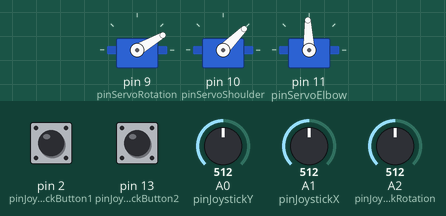
Bench run of a sketch on a simulated Arduino Uno, built with avr-gcc and run on an emulated ATmega328P. On the bench: 3 × servo. The test bench sets the inputs (shaded band); at power-on: A0 (pinJoystickY) = 512, A1 (pinJoystickX) = 512, A2 (pinJoystickRotation) = 512, pin 2 (pinJoystickButton1) HIGH, pin 13 (pinJoystickButton2) HIGH. EEPROM starts erased.

Above: at 3.1 s.
3.2 s: A0 (pinJoystickY) set to 716
At 6.12 s:
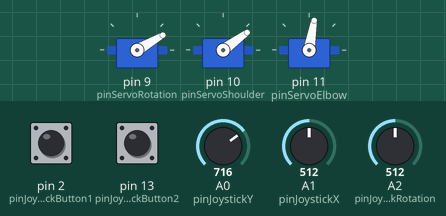
6.2 s: A1 (pinJoystickX) set to 716
9.2 s: A2 (pinJoystickRotation) set to 716
At 9.44 s:
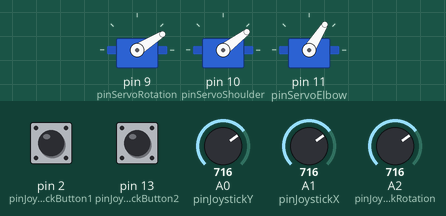
At 10.64 s:
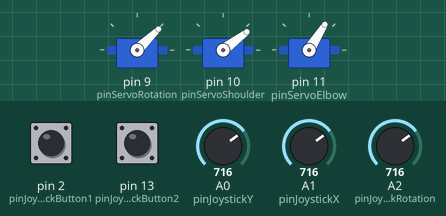
12.2 s: A2 (pinJoystickRotation) set to 900
15.2 s: A0 (pinJoystickY) set to 170
At 15.8 s:
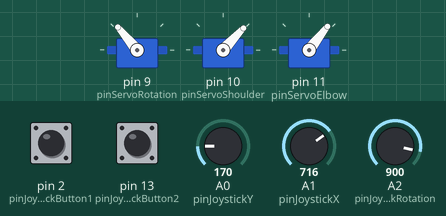
18.2 s: A1 (pinJoystickX) set to 900
Timing chart, 0 to 22.2 s (numbered marks = the images above; inputs shaded):
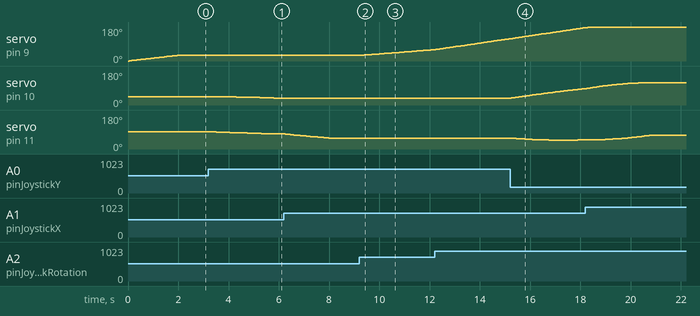

Measured:
- after the input at 3.2 s, servo on pin 10 (pinServoShoulder): moves from 45° to 36° over 2.6 s, starting after 0.20 s; servo on pin 11 (pinServoElbow): moves from 92° to 80° over 2.6 s, starting after 0.10 s
- after the input at 9.2 s, servo on pin 9 (pinServoRotation): moves from 30° to 60° over 2.8 s, starting after 0.10 s
- after the input at 15.2 s, servo on pin 10 (pinServoShoulder): moves from 37° to 87° over 2.9 s, starting after 0.05 s; servo on pin 11 (pinServoElbow): 58° → 57° after 0.05 s, → 56° 0.10 s later, → 55° 0.10 s later, → 54° 0.10 s later, … (13 changes in this stretch)

The sketch:

main.ino
```cpp
/*

TEJ3M Final Project - Crane
by Elliott Cheng and Brendan Tam

A robot arm that is controlled by two joysticks.

The left joystick controls the arm's rotation, and
the right joystick controls the arm's x-y coordinates.

Pressing each joystick button once independently saves
the arm's current position; pressing it again moves
the arm back to the saved position.

*/


#include "button.h"
#include "crane.h"

#include <EEPROM.h>

const int pinJoystickX = A1, pinJoystickY = A0, pinJoystickRotation = A2;
const int pinJoystickButton1 = 2, pinJoystickButton2 = 13;
const int pinServoRotation = 9, pinServoShoulder = 10, pinServoElbow = 11;

Crane crane(13.7, 14.5);

Button saveButtons[] = {Button(pinJoystickButton1), Button(pinJoystickButton2)};
Position savedPositions[2];
boolean saveModes[] = {true, true};

int writePosCounter = 0;

void setup() {
    Serial.begin(9600);

    // Set up crane and button pins
    crane.attachServos(pinServoRotation, pinServoShoulder, pinServoElbow);

    for (Button &button : saveButtons) {
        button.setPinMode();
    }

    // Get initial position from EEPROM
    Position initialPosition;
    EEPROM.get(0, initialPosition);

    // Set initial position to default value if
    // value from EEPROM is NaN
    if (initialPosition.x != initialPosition.x) {
        initialPosition.x = 20;
    }
    if (initialPosition.y != initialPosition.y) {
        initialPosition.y = 10;
    }

    // Set the crane's position to initialPosition
    crane.move(initialPosition);
    crane.update();

    // Slowly move to the starting position
    crane.move(Position({20, 10, 30}), 40);
    crane.updateUntilMoveDone();
}

void loop() {
    const long startMillis = millis();

    // Save position / move to saved position when the save button is pressed
    for (int i = 0; i <= 1; i++) {
        if (saveButtons[i].isStateChanged()) {
            if (saveModes[i]) {
                savedPositions[i] = Position(crane.position());
            } else {
                crane.move(savedPositions[i], 15);
                crane.updateUntilMoveDone();
            }
            saveModes[i] = !saveModes[i];
        }
    }

    // Get input from joysticks
    float dx = analogRead(pinJoystickX)/2000.0 - 0.256;
    float dy = analogRead(pinJoystickY)/2000.0 - 0.256;

    float dRotation = analogRead(pinJoystickRotation)/2000.0 - 0.256;

    // Move if |dx|, |dy|, or |dRotation| is above a certain threshold
    if (abs(dx) > 0.1 || abs(dy) > 0.1 || abs(dRotation) > 0.1) {
        crane.move(crane.position() + Position({-dx, -dy, 5*dRotation}));
    }

    // Write to the crane's servos
    crane.update();

    // Save position to EEPROM once every ~3 seconds
    writePosCounter++;
    if (!(writePosCounter &= 63)) {
        EEPROM.put(0, crane.position());
    }

    // Delay such that loop() loops every 50ms
    delay(max(0, 50 - min(50, millis() - startMillis)));
}
```

button.cpp
```cpp
#include "button.h"

void Button::setPinMode() {
    pinMode(pin, INPUT_PULLUP);
}

boolean Button::isDown() {
    return !digitalRead(pin);
}

boolean Button::isStateChanged() {
    const boolean down = isDown();
    const boolean changed = down && !prevState;
    prevState = down;
    return changed;
}
```

button.h
```cpp
#ifndef BUTTON_H
#define BUTTON_H

#include <Arduino.h>

class Button {
public:
    Button(int pin_): pin(pin_) {}

    // Sets up the button's pin
    void setPinMode();

    // Returns true if the button is pressed down; false otherwise
    boolean isDown();

    // Returns true if the button's state is on and different
    // from the state the last time isStateChanged() was called;
    // false otherwise
    boolean isStateChanged();

private:
    const int pin;
    boolean prevState;
};

#endif
```

crane.cpp
```cpp
#include "crane.h"

// Boilerplate code for overloading operators +=, +, -=, -, /=, /
Position& Position::operator+=(const Position& other) {
    x += other.x;
    y += other.y;
    rotation += other.rotation;
    return *this;
}

const Position Position::operator+(const Position& other) const {
    return Position(*this) += other;
}

Position& Position::operator-=(const Position& other) {
    x -= other.x;
    y -= other.y;
    rotation -= other.rotation;
    return *this;
}

const Position Position::operator-(const Position& other) const {
    return Position(*this) -= other;
}

Position& Position::operator/=(int other) {
    x /= other;
    y /= other;
    rotation /= other;
    return *this;
}

const Position Position::operator/(int other) const {
    return Position(*this) /= other;
}


void Crane::move(Position newPos, int durationTicks /* = 1 */) {
    moveRemainingSteps = durationTicks;

    // Set dPos such that pos + dPos * durationTicks = newPos
    dPos = (newPos - pos) / durationTicks;
}

void Crane::setPositionAlongPlane(float x, float y) {
    // Restrict movement to the 1st quadrant
    if (x <= 0 || y <= 0) {
        return;
    }

    // Let C1 be the circle with length length1 centered at the origin
    // Let C2 be the circle with length length2 centered at (x, y)
    // Finding the point of intersection of C1 and C2:
    const float l1 = length1*length1, l2 = length2*length2;
    const float v = l2 - l1 - x*x - y*y;

    const float a = 1 + (x*x) / (y*y);
    const float b = (x*v) / (y*y);
    const float c = (v*v) / (4*y*y) - l1;

    const float discriminant = b*b - 4*a*c;

    // Return if there is no point of intersection
    if (discriminant < 0) {
        return;
    }

    const float xPOI = (-b - sqrt(discriminant)) / (2 * a);
    const float yPOI = sqrt(l1 - xPOI * xPOI);

    // The angle servoShoulder should be at such that servoElbow reaches (xPOI, yPOI)
    targetAngleShoulder = acos(xPOI / length1) * RAD_TO_DEG;

    // The angle servoElbow should be at such that the end of the crane reaches (x, y)
    targetAngleElbow = atan2(y - yPOI, x - xPOI) * RAD_TO_DEG;

    // The actual angles to write to the servos
    targetAngleElbow = 180 - (targetAngleShoulder - targetAngleElbow) - 12;
    targetAngleShoulder = targetAngleShoulder - 20;

    // Update position
    pos.x = x;
    pos.y = y;
}

void Crane::setRotation(float degrees) {
    // Restrict rotation to the interval [0, 180]
    if (0 <= degrees && degrees <= 180) {
        targetRotation = degrees;
        pos.rotation = degrees;
    }
}

void Crane::attachServos(int pinRotation, int pinShoulder, int pinElbow) {
    // Attach each servo
    servoRotation.attach(pinRotation);
    servoShoulder.attach(pinShoulder);
    servoElbow.attach(pinElbow);
}

void Crane::update() {
    // Only write to servos if there are still remaining steps
    if (moveRemainingSteps) {
        moveRemainingSteps--;

        // Add dPos to pos
        setPositionAlongPlane(pos.x + dPos.x, pos.y + dPos.y);
        setRotation(pos.rotation + dPos.rotation);

        // Write to the servos
        servoShoulder.write(targetAngleShoulder);
        servoElbow.write(targetAngleElbow);
        servoRotation.write(targetRotation);
    }
}

void Crane::updateUntilMoveDone() {
    // Keep calling update() until there are no move steps left
    while (moveRemainingSteps) {
        const long startMillis = millis();
        update();

        // Delay 50ms
        delay(max(0, 50 - min(50, millis() - startMillis)));
    }
}

const Position& Crane::position() const {
    return pos;
}
```

crane.h
```cpp
#ifndef CRANE_H
#define CRANE_H

#include <Arduino.h>
#include <Servo.h>

struct Position {
    float x, y, rotation;

    // Overload basic arithmetic operations
    Position& operator+=(const Position& other);
    const Position operator+(const Position& other) const;
    Position& operator-=(const Position& other);
    const Position operator-(const Position& other) const;
    Position& operator/=(int other);
    const Position operator/(int other) const;
};


class Crane {
public:
    Crane(float length1_, float length2_) :
        length1(length1_),
        length2(length2_)
    {}

    // Starts moving the crane to a position
    void move(Position newPos, int durationTicks = 1);

    // Sets the position of the crane to (x, y)
    // Returns without setting position if the position is invalid
    void setPositionAlongPlane(float x, float y);

    // Sets the rotation of the crane
    // Does not set rotation if the angle is not valid
    void setRotation(float degrees);

    // Attach all servos to their respective pins
    void attachServos(int, int, int);

    // Writes to the crane's servos
    void update();

    // Repeatedly call update() until a move is complete
    void updateUntilMoveDone();

    // Getter method for the crane's position
    const Position& position() const;

private:
    // Length of the edge between the shoulder and elbow
    const float length1;

    // Length of the edge between the elbow and wrist
    const float length2;

    // The crane's current position
    Position pos;

    // The value to add to pos every update so that the crane reaches
    // its target destination after an amount of ticks
    Position dPos;

    // The amount of ticks remaining for the current move
    int moveRemainingSteps;

    // The values to write to the servos
    float targetAngleShoulder;
    float targetAngleElbow;
    float targetRotation;

    Servo servoShoulder;
    Servo servoElbow;
    Servo servoRotation;
};

#endif
```
